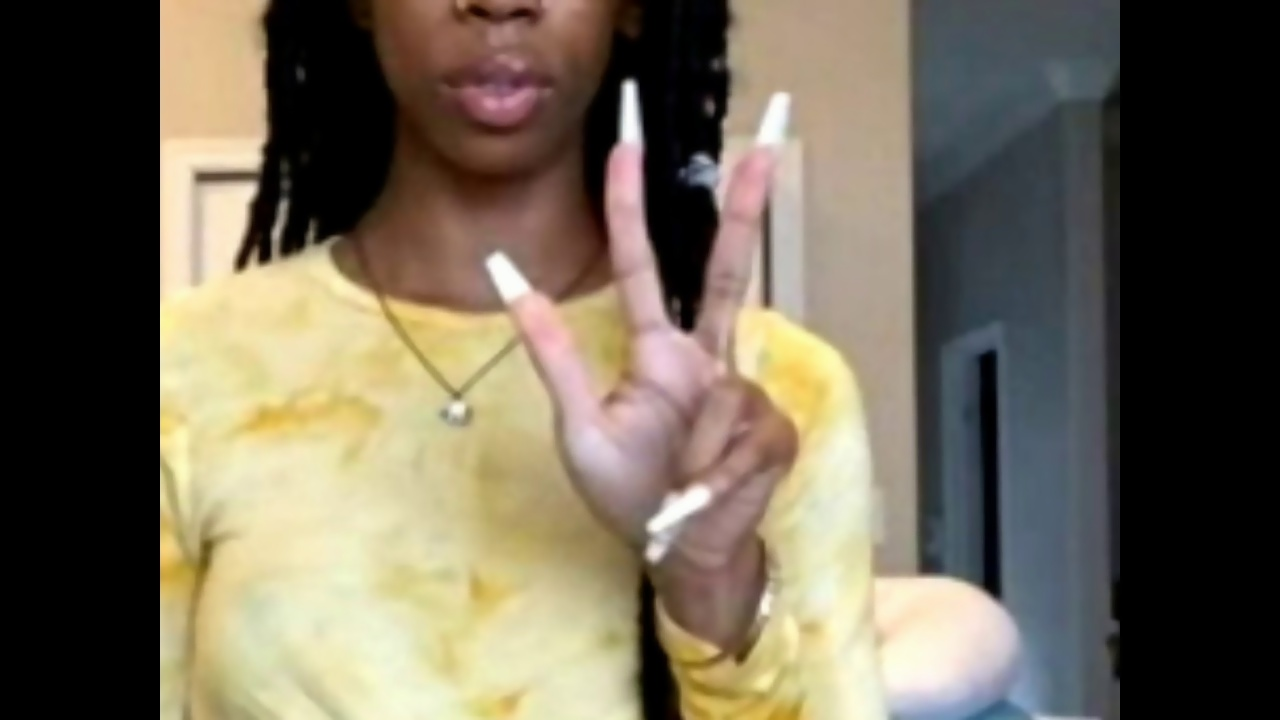
#> input picture bilateralframes/3/27.jpg, 1280 x 720 px, found by its file name
$ python unsharp.py
#> lines starting #> are read from the running program, lines starting #| are printed output that depends on the picture
#> in example, image is the input picture: shape (720, 1280, 3); mean B, G, R 87.2, 104.1, 113
import cv2 as cv
import numpy as np

def unsharp_mask(image, kernel_size=(5, 5), sigma=1.0, amount=1.0, threshold=0):
    """Return a sharpened version of the image, using an unsharp mask."""
#> called with kernel_size = (5, 5), sigma = 1, amount = 1, threshold = 0
    blurred = cv.GaussianBlur(image, kernel_size, sigma)
    sharpened = float(amount + 1) * image - float(amount) * blurred
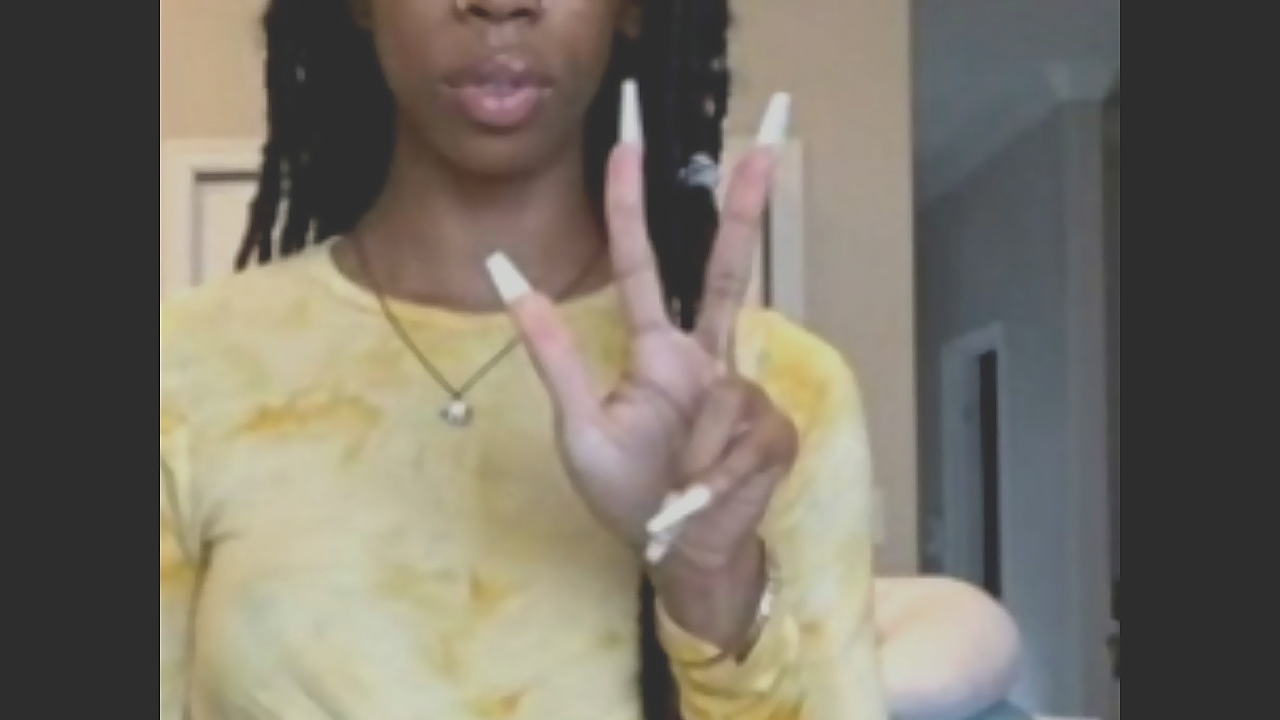
#> sharpened: shape (720, 1280, 3) float64; mean B, G, R 87.2, 104.1, 113; drawn with min black and max white
    sharpened = np.maximum(sharpened, np.zeros(sharpened.shape))
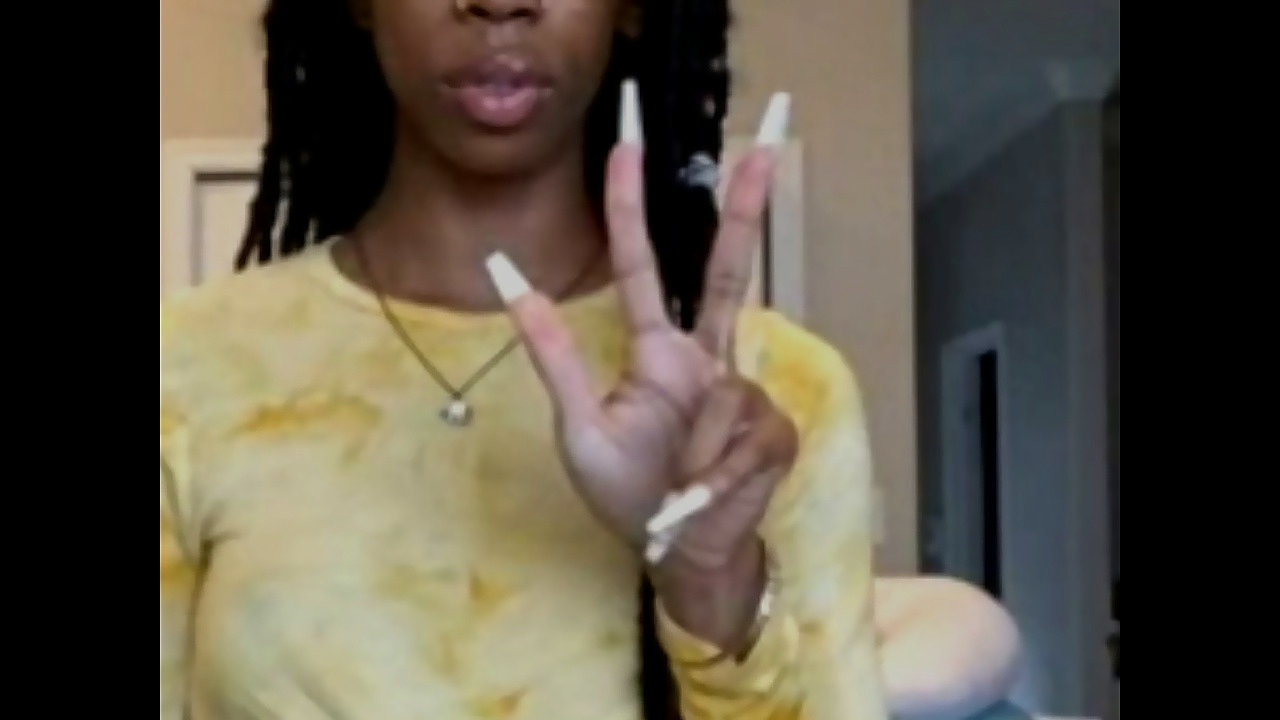
#> sharpened: shape (720, 1280, 3) float64; mean B, G, R 87.2, 104.2, 113.1; drawn with min black and max white
    sharpened = np.minimum(sharpened, 255 * np.ones(sharpened.shape))
    sharpened = sharpened.round().astype(np.uint8)
    if threshold > 0:
        low_contrast_mask = np.absolute(image - blurred) < threshold
        np.copyto(sharpened, image, where=low_contrast_mask)
    return sharpened

def example():
    image = cv.imread('rawframes/3/27.jpg')
    sharpened_image = unsharp_mask(image)
    cv.imwrite('my-sharpened-image.jpg', sharpened_image)


example()
